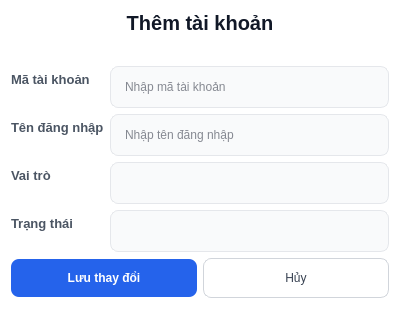
<?xml version="1.0" encoding="UTF-8"?>
<ui version="4.0">
 <class>Dialog</class>
 <widget class="QDialog" name="Dialog">
  <property name="geometry">
   <rect>
    <x>0</x>
    <y>0</y>
    <width>400</width>
    <height>308</height>
   </rect>
  </property>
  <property name="windowTitle">
   <string>Dialog</string>
  </property>
  <property name="styleSheet">
   <string notr="true">/* 1. Tổng thể Cửa sổ Dialog */
QDialog {
    background-color: #ffffff;
    font-family: &quot;Inter&quot;, &quot;Segoe UI&quot;, sans-serif;
}

/* 2. Tiêu đề chính (Thêm khách hàng) */
QLabel#lblTitleThemTK {
    font-size: 20px;
    font-weight: 700; /* Bold */
    color: #111827;   /* Đen tuyền chuyên nghiệp */
    padding-bottom: 10px;
    margin-bottom: 15px;
}

/* 3. Nhãn thuộc tính trong Form (Tên, SĐT, Giới tính) */
QLabel#lblTenDangNhap, QLabel#lblMaTK, QLabel#lblTrangThai, QLabel#lblVaiTro {
    font-size: 13px;
    font-weight: 600; /* Semi-bold */
    color: #4b5563;   /* Xám đậm tinh tế */
}

/* 4. Ô nhập liệu và ComboBox (Inputs) */
QLineEdit, QComboBox {
    background-color: #f9fafb; /* Nền xám cực nhạt */
    border: 1px solid #e5e7eb; /* Viền xám mảnh */
    border-radius: 8px;        /* Bo góc 8px đồng bộ */
    padding: 10px 12px;
    color: #111827;
    min-height: 20px;
}

/* Hiệu ứng khi người dùng tương tác */
QLineEdit:focus, QComboBox:focus {
    border: 2px solid #2563eb; /* Viền xanh dương thương hiệu */
    background-color: #ffffff;
}

/* 5. Nút bấm chức năng (Footer Buttons) */

/* Nút LƯU (Màu xanh dương chủ đạo) */
QPushButton#btnLuu {
    background-color: #2563eb;
    color: #ffffff;
    font-weight: 700;
    border-radius: 8px;
    padding: 12px 24px;
    min-width: 120px;
}

QPushButton#btnLuu:hover {
    background-color: #1d4ed8; /* Đậm hơn khi hover */
}

/* Nút HỦY (Trắng viền xám) */
QPushButton#btnHuy {
    background-color: #ffffff;
    color: #374151;
    border: 1px solid #d1d5db;
    border-radius: 8px;
    padding: 12px 24px;
}

QPushButton#btnHuy:hover {
    background-color: #f3f4f6;
}

/* 6. Tùy chỉnh mũi tên ComboBox */
QComboBox::drop-down {
    border: none;
    width: 30px;
}

QComboBox::down-arrow {
    image: none;
    border-left: 5px solid transparent;
    border-right: 5px solid transparent;
    border-top: 5px solid #6b7280;
    margin-right: 10px;
}</string>
  </property>
  <layout class="QVBoxLayout" name="verticalLayout">
   <item>
    <widget class="QLabel" name="lblTitleThemTK">
     <property name="text">
      <string>Thêm tài khoản</string>
     </property>
     <property name="alignment">
      <set>Qt::AlignCenter</set>
     </property>
    </widget>
   </item>
   <item>
    <layout class="QFormLayout" name="formLayout">
     <item row="0" column="0">
      <widget class="QLabel" name="lblMaTK">
       <property name="text">
        <string>Mã tài khoản</string>
       </property>
      </widget>
     </item>
     <item row="1" column="0">
      <widget class="QLabel" name="lblTenDangNhap">
       <property name="text">
        <string>Tên đăng nhập</string>
       </property>
      </widget>
     </item>
     <item row="2" column="0">
      <widget class="QLabel" name="lblVaiTro">
       <property name="text">
        <string>Vai trò</string>
       </property>
      </widget>
     </item>
     <item row="3" column="0">
      <widget class="QLabel" name="lblTrangThai">
       <property name="text">
        <string>Trạng thái</string>
       </property>
      </widget>
     </item>
     <item row="0" column="1">
      <widget class="QLineEdit" name="txtMaTK">
       <property name="placeholderText">
        <string>Nhập mã tài khoản</string>
       </property>
      </widget>
     </item>
     <item row="1" column="1">
      <widget class="QLineEdit" name="txtTenDangNhap">
       <property name="placeholderText">
        <string>Nhập tên đăng nhập</string>
       </property>
      </widget>
     </item>
     <item row="2" column="1">
      <widget class="QComboBox" name="cbVaiTro"/>
     </item>
     <item row="3" column="1">
      <widget class="QComboBox" name="cbTrangThai"/>
     </item>
    </layout>
   </item>
   <item>
    <layout class="QHBoxLayout" name="horizontalLayout">
     <item>
      <widget class="QPushButton" name="btnLuu">
       <property name="text">
        <string>Lưu thay đổi</string>
       </property>
      </widget>
     </item>
     <item>
      <widget class="QPushButton" name="btnHuy">
       <property name="text">
        <string>Hủy</string>
       </property>
      </widget>
     </item>
    </layout>
   </item>
  </layout>
 </widget>
 <resources/>
 <connections/>
</ui>
